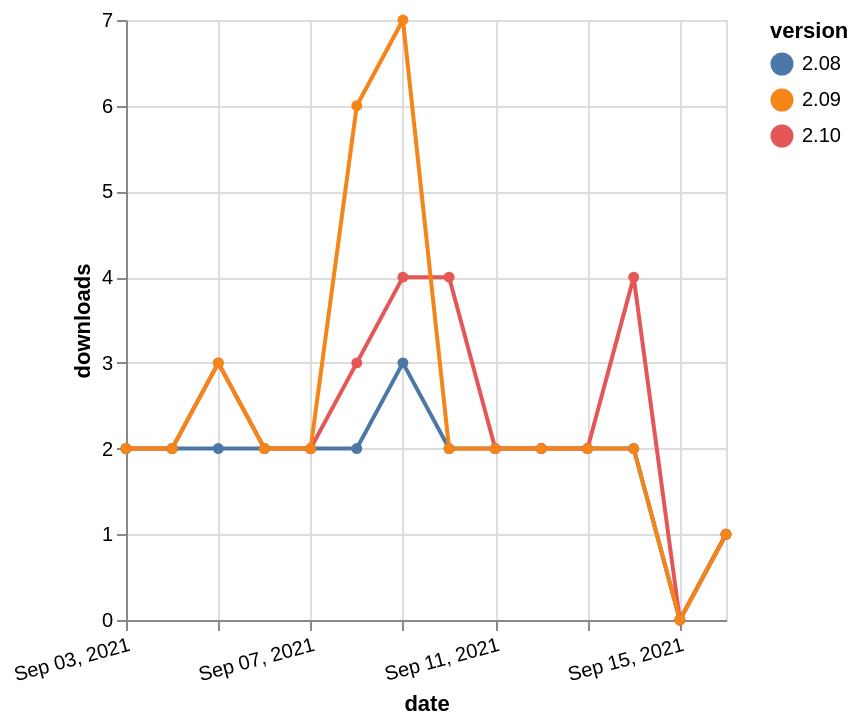

The specification (Vega-Lite) saved for this image:
### Vega-Lite specification from a JSON file in a GitHub repository (floating-point values rounded to 4 significant figures)
{"$schema": "https://vega.github.io/schema/vega-lite/v5.json", "description": "A simple bar chart with embedded data.", "data": {"values": [{"date": "2021-09-03", "total": 2247, "delta": 2, "version": "2.08"}, {"date": "2021-09-04", "total": 2249, "delta": 2, "version": "2.08"}, {"date": "2021-09-05", "total": 2251, "delta": 2, "version": "2.08"}, {"date": "2021-09-06", "total": 2253, "delta": 2, "version": "2.08"}, {"date": "2021-09-07", "total": 2255, "delta": 2, "version": "2.08"}, {"date": "2021-09-08", "total": 2257, "delta": 2, "version": "2.08"}, {"date": "2021-09-09", "total": 2260, "delta": 3, "version": "2.08"}, {"date": "2021-09-10", "total": 2262, "delta": 2, "version": "2.08"}, {"date": "2021-09-11", "total": 2264, "delta": 2, "version": "2.08"}, {"date": "2021-09-12", "total": 2266, "delta": 2, "version": "2.08"}, {"date": "2021-09-13", "total": 2268, "delta": 2, "version": "2.08"}, {"date": "2021-09-14", "total": 2270, "delta": 2, "version": "2.08"}, {"date": "2021-09-15", "total": 2270, "delta": 0, "version": "2.08"}, {"date": "2021-09-16", "total": 2271, "delta": 1, "version": "2.08"}, {"date": "2021-09-03", "total": 871, "delta": 2, "version": "2.10"}, {"date": "2021-09-04", "total": 873, "delta": 2, "version": "2.10"}, {"date": "2021-09-05", "total": 876, "delta": 3, "version": "2.10"}, {"date": "2021-09-06", "total": 878, "delta": 2, "version": "2.10"}, {"date": "2021-09-07", "total": 880, "delta": 2, "version": "2.10"}, {"date": "2021-09-08", "total": 883, "delta": 3, "version": "2.10"}, {"date": "2021-09-09", "total": 887, "delta": 4, "version": "2.10"}, {"date": "2021-09-10", "total": 891, "delta": 4, "version": "2.10"}, {"date": "2021-09-11", "total": 893, "delta": 2, "version": "2.10"}, {"date": "2021-09-12", "total": 895, "delta": 2, "version": "2.10"}, {"date": "2021-09-13", "total": 897, "delta": 2, "version": "2.10"}, {"date": "2021-09-14", "total": 901, "delta": 4, "version": "2.10"}, {"date": "2021-09-15", "total": 901, "delta": 0, "version": "2.10"}, {"date": "2021-09-16", "total": 902, "delta": 1, "version": "2.10"}, {"date": "2021-09-03", "total": 3191, "delta": 2, "version": "2.09"}, {"date": "2021-09-04", "total": 3193, "delta": 2, "version": "2.09"}, {"date": "2021-09-05", "total": 3196, "delta": 3, "version": "2.09"}, {"date": "2021-09-06", "total": 3198, "delta": 2, "version": "2.09"}, {"date": "2021-09-07", "total": 3200, "delta": 2, "version": "2.09"}, {"date": "2021-09-08", "total": 3206, "delta": 6, "version": "2.09"}, {"date": "2021-09-09", "total": 3213, "delta": 7, "version": "2.09"}, {"date": "2021-09-10", "total": 3215, "delta": 2, "version": "2.09"}, {"date": "2021-09-11", "total": 3217, "delta": 2, "version": "2.09"}, {"date": "2021-09-12", "total": 3219, "delta": 2, "version": "2.09"}, {"date": "2021-09-13", "total": 3221, "delta": 2, "version": "2.09"}, {"date": "2021-09-14", "total": 3223, "delta": 2, "version": "2.09"}, {"date": "2021-09-15", "total": 3223, "delta": 0, "version": "2.09"}, {"date": "2021-09-16", "total": 3224, "delta": 1, "version": "2.09"}]}, "width": "container", "mark": {"type": "line", "point": {"filled": true}}, "encoding": {"x": {"field": "date", "type": "temporal", "timeUnit": "yearmonthdate", "title": "date", "axis": {"labelAngle": -15}}, "y": {"field": "delta", "type": "quantitative", "title": "downloads"}, "color": {"field": "version", "type": "nominal"}, "tooltip": {"field": "delta"}}}
